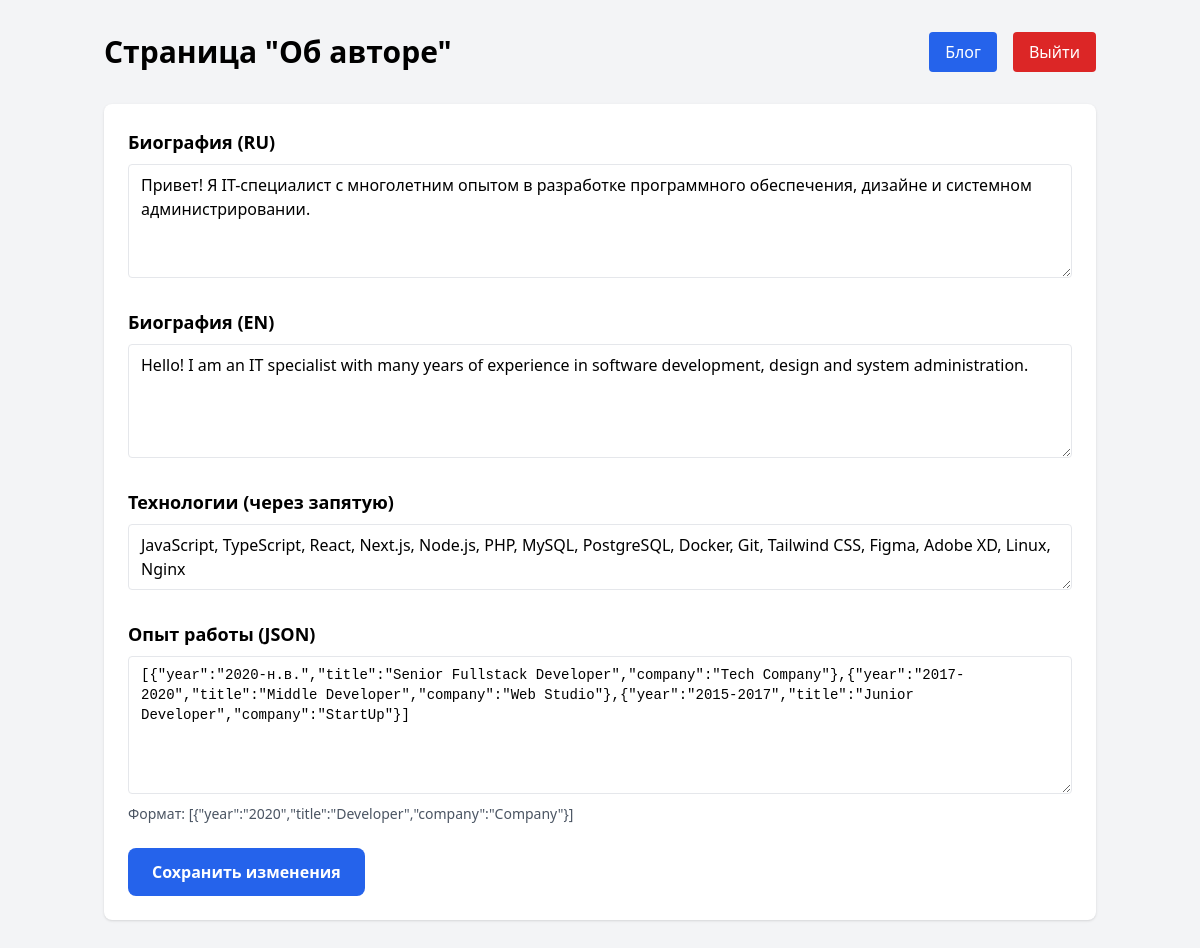
Page /admin/about.php (signed in) on the committed database.
### tables this page shows
CREATE TABLE IF NOT EXISTS about_page (
    id INT PRIMARY KEY DEFAULT 1,
    bio_ru TEXT,
    bio_en TEXT,
    tech_stack TEXT,
    timeline JSON,
    created_at DATETIME DEFAULT CURRENT_TIMESTAMP,
    updated_at DATETIME DEFAULT CURRENT_TIMESTAMP ON UPDATE CURRENT_TIMESTAMP,
    CONSTRAINT chk_id CHECK (id = 1)
);

### admin/about.php (the view, shortened to what this page needs)
<?php
$config = require __DIR__ . '/../config.php';
$pdo = new PDO(
    "mysql:host={$config['db']['host']};dbname={$config['db']['name']};charset=utf8mb4",
    $config['db']['user'],
    $config['db']['pass']
);
$stmt = $pdo->query("SELECT * FROM about_page WHERE id=1");
$about = $stmt->fetch(PDO::FETCH_ASSOC);
$about = $about ?: [
    'bio_ru' => 'Привет! Я IT-специалист с многолетним опытом в разработке программного обеспечения, дизайне и системном администрировании.',
    'bio_en' => 'Hello! I am an IT specialist with many years of experience in software development, design and system administration.',
    'tech_stack' => 'JavaScript, TypeScript, React, Next.js, Node.js, PHP, MySQL, PostgreSQL, Docker, Git, Tailwind CSS, Figma, Adobe XD, Linux, Nginx',
    'timeline' => '[{"year":"2020-н.в.","title":"Senior Fullstack Developer","company":"Tech Company"},{"year":"2017-2020","title":"Middle Developer","company":"Web Studio"},{"year":"2015-2017","title":"Junior Developer","company":"StartUp"}]'
];
?>
<!DOCTYPE html>
<html lang="ru">
<head>
    <script src="https://cdn.tailwindcss.com"></script>
</head>
<body class="bg-gray-100">
    <div class="container mx-auto px-4 py-8">
        <div class="flex justify-between items-center mb-8">
            <h1 class="text-3xl font-bold">Страница "Об авторе"</h1>
            <div class="flex gap-4">
                <a href="blog.php" class="bg-blue-600 text-white px-4 py-2 rounded hover:bg-blue-700">Блог</a>
                <a href="logout.php" class="bg-red-600 text-white px-4 py-2 rounded hover:bg-red-700">Выйти</a>
            </div>
        </div>
        <div class="bg-white rounded-lg shadow p-6">
            <form method="POST" class="space-y-6">
                <div>
                    <label class="block text-lg font-semibold mb-2">Биография (RU)</label>
                    <textarea name="bio_ru" rows="4" class="w-full border rounded px-3 py-2"><?= htmlspecialchars($about['bio_ru']) ?></textarea>
                </div>
                <div>
                    <label class="block text-lg font-semibold mb-2">Биография (EN)</label>
                    <textarea name="bio_en" rows="4" class="w-full border rounded px-3 py-2"><?= htmlspecialchars($about['bio_en']) ?></textarea>
                </div>
                <div>
                    <label class="block text-lg font-semibold mb-2">Технологии (через запятую)</label>
                    <textarea name="tech_stack" rows="2" class="w-full border rounded px-3 py-2"><?= htmlspecialchars($about['tech_stack']) ?></textarea>
                </div>
                <div>
                    <label class="block text-lg font-semibold mb-2">Опыт работы (JSON)</label>
                    <textarea name="timeline" rows="6" class="w-full border rounded px-3 py-2 font-mono text-sm"><?= htmlspecialchars($about['timeline']) ?></textarea>
                    <p class="text-sm text-gray-600 mt-1">Формат: [{"year":"2020","title":"Developer","company":"Company"}]</p>
                </div>
                <button type="submit" class="bg-blue-600 text-white px-6 py-3 rounded-lg font-semibold hover:bg-blue-700">
                    Сохранить изменения
                </button>
            </form>
        </div>
    </div>
</body>
</html>

### rows in the picture
about_page: bio_ru "Привет! Я IT-специалист с многолетним опытом в разработке программного обеспечения, дизайне и системном администрировании.", bio_en "Hello! I am an IT specialist with many years of experience in software development, design and system administration.", tech_stack "JavaScript, TypeScript, React, Next.js, Node.js, PHP, MySQL, PostgreSQL, Docker, Git, Tailwind CSS, Figma, Adobe XD, Linux, Nginx", timeline "[{\"year\":\"2020-н.в.\",\"title\":\"Senior Fullstack Developer\",\"company\":\"Tech Company\"},{\"year\":\"2017-2020\",\"title\":\"Middle Developer\",\"company\":\"Web Studio\"},{\"year\":\"2015-2017\",\"title\":\"Junior Developer\",\"company\":\"StartUp\"}]"
